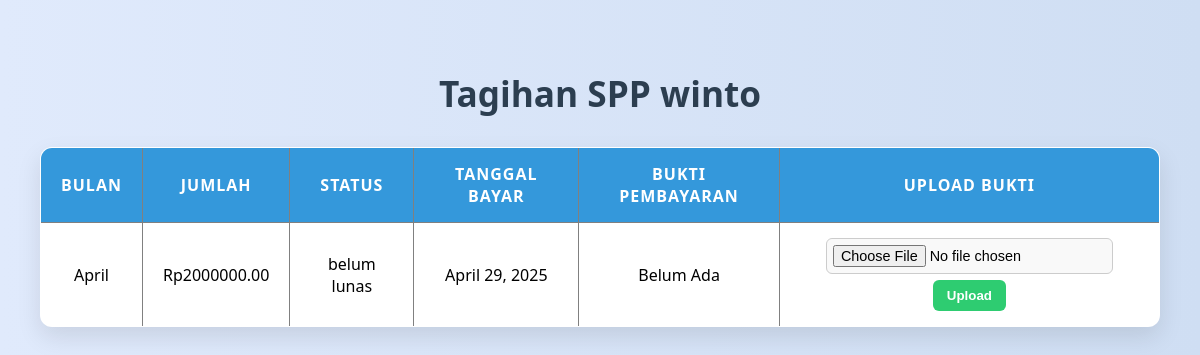
Screenshot of /keuangan/siswa/tagihan/ (signed in) with the database file from the repository.
### keuangan/models.py (models this page shows, shortened)
class PembayaranSPP(models.Model):
    BULAN_CHOICES = [
    ('01', 'Januari'),
    ('02', 'Februari'),
    ('03', 'Maret'),
    ('04', 'April'),
    ('05', 'Mei'),
    ('06', 'Juni'),
    ('07', 'Juli'),
    ('08', 'Agustus'),
    ('09', 'September'),
    ('10', 'Oktober'),
    ('11', 'November'),
    ('12', 'Desember'),
]
    STATUS_CHOICES = [
    ('belum lunas', 'Belum Lunas'),
    ('lunas', 'Lunas'),
]
    siswa = models.ForeignKey(Siswa, on_delete=models.CASCADE)
    bulan = models.CharField(max_length=2, choices=BULAN_CHOICES)
    jumlah_bayar = models.DecimalField(max_digits=10, decimal_places=2)
    status_bayar = models.CharField(max_length=20, choices=STATUS_CHOICES, default='belum lunas')
    tanggal_bayar = models.DateField(auto_now_add=True)
    bukti_pembayaran = models.ImageField(upload_to='bukti_pembayaran/', blank=True, null=True)

### keuangan/views.py (the view)
# urls.py: path('siswa/tagihan/', views.tagihan_spp, name='tagihan_spp')
@user_passes_test(Siswa, login_url='/login/')
@login_required
def tagihan_spp(request):
    siswa = get_object_or_404(Siswa, user=request.user)
    pembayaran_list = PembayaranSPP.objects.filter(siswa=siswa).order_by('bulan')
    if request.method == 'POST':
        pembayaran_id = request.POST.get('pembayaran_id')
        pembayaran = get_object_or_404(PembayaranSPP, id=pembayaran_id, siswa=siswa)
        form = BuktiPembayaranForm(request.POST, request.FILES, instance=pembayaran)
        if form.is_valid():
            pembayaran.status = 'pending'  # optional: kalau ada field status
            form.save()
            return redirect('tagihan_spp')
    else:
        form = BuktiPembayaranForm()
    return render(request, 'keuangan/siswa/tagihan_spp.html', {
        'pembayaran_list': pembayaran_list,
        'form': form
    })

### keuangan/forms.py
class BuktiPembayaranForm(forms.ModelForm):
    class Meta:
        model = PembayaranSPP
        fields = ['bukti_pembayaran']

### keuangan/templates/keuangan/siswa/tagihan_spp.html (shortened to what this page needs)
<!DOCTYPE html>
<html lang="en">
<head>
</head>
<body>
{% block content %}
<h2>Tagihan SPP {{ request.user.username }}</h2>
<table border="1" cellpadding="8">
    <thead>
        <tr>
            <th>Bulan</th>
            <th>Jumlah</th>
            <th>Status</th>
            <th>Tanggal Bayar</th>
            <th>Bukti Pembayaran</th>
            <th>Upload Bukti</th>
        </tr>
    </thead>
    <tbody>
        {% for bayar in pembayaran_list %}
        <tr>
            <td>{{ bayar.get_bulan_display }}</td>
            <td>Rp{{ bayar.jumlah_bayar }}</td>
            <td>{{ bayar.status_bayar }}</td>
            <td>{{ bayar.tanggal_bayar }}</td>
            <td>
                {% if bayar.bukti_pembayaran %}
                    <a href="{{ bayar.bukti_pembayaran.url }}" target="_blank">Lihat</a>
                {% else %}
                    Belum Ada
                {% endif %}
            </td>
            <td>
                {% if bayar.status_bayar == 'belum lunas' %}
                <form method="POST" enctype="multipart/form-data">
                    {{ form.bukti_pembayaran }}
                    <button type="submit">Upload</button>
                </form>
                {% else %}
                    -
                {% endif %}
            </td>
        </tr>
        {% endfor %}
    </tbody>
</table>
{% endblock %}
</body>
</html>

### keuangan/templates/keuangan/siswa/tagihan_spp.html (style rules this page uses)
body { font-family: 'Segoe UI', Tahoma, Geneva, Verdana, sans-serif; background: linear-gradient(to right, #e0eafc, #cfdef3); padding: 40px; margin: 0; animation: fadeIn 1s ease-in; }
h2 { text-align: center; color: #2c3e50; font-size: 2.2em; margin-bottom: 30px; animation: slideDown 1s ease-out; }
table { width: 100%; border-collapse: collapse; background-color: #ffffff; border-radius: 12px; overflow: hidden; box-shadow: 0 10px 25px rgba(0, 0, 0, 0.1); animation: fadeInUp 0.8s ease-out; }
th, td { padding: 15px 20px; text-align: center; font-size: 1em; }
thead { background-color: #3498db; color: white; text-transform: uppercase; letter-spacing: 1px; }
tbody tr { transition: background-color 0.3s ease; }
input[type="file"] { padding: 6px; font-size: 0.9em; border-radius: 6px; border: 1px solid #ccc; background-color: #f9f9f9; transition: border-color 0.3s ease; }
button { margin-top: 6px; padding: 8px 14px; background-color: #2ecc71; border: none; border-radius: 6px; color: white; font-weight: bold; cursor: pointer; transition: background-color 0.3s ease, transform 0.2s; }

### rows the page displays
PembayaranSPP: bulan "April", jumlah_bayar "2000000.00", status_bayar "belum lunas", tanggal_bayar "April 29, 2025", bukti_pembayaran "Belum Ada"

### other values shown
{{ request.user.username }} "winto"
